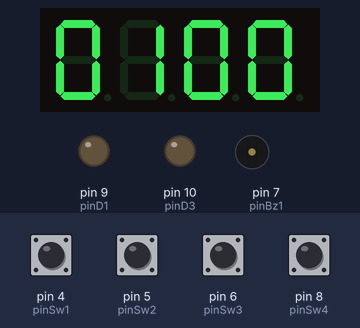
Bench run of a sketch on a simulated Arduino Uno, built with avr-gcc and run on an emulated ATmega328P. Parts: 4-digit seven-segment display, output pins drawn as LEDs (lit = HIGH), buzzer (waves = sounding). Dashed ring = blinking. The test bench sets the inputs (shaded band); at power-on: pin 4 (pinSw1), pin 5 (pinSw2), pin 6 (pinSw3), pin 8 (pinSw4) LOW.

Above: at 1.2 s.
1.3 s: pin 6 (pinSw3) pulled HIGH for 0.15 s
At 2.18 s:
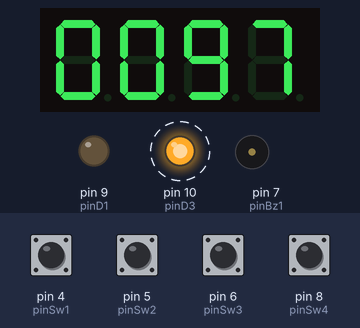
4.0 s: pin 8 (pinSw4) pulled HIGH for 0.15 s
At 6.0 s:
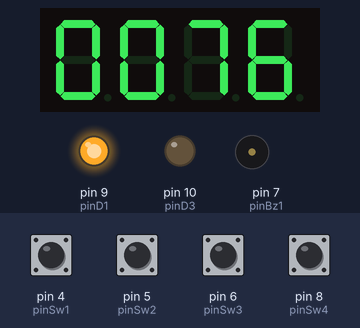
6.5 s: pin 4 (pinSw1) pulled HIGH for 0.15 s
At 8.2 s:
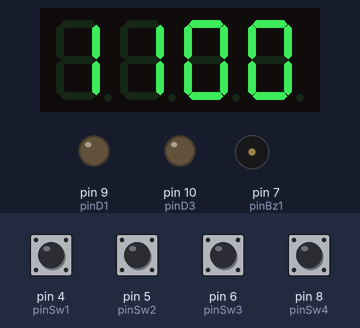
8.5 s: pin 5 (pinSw2) pulled HIGH for 0.15 s
At 9.5 s:
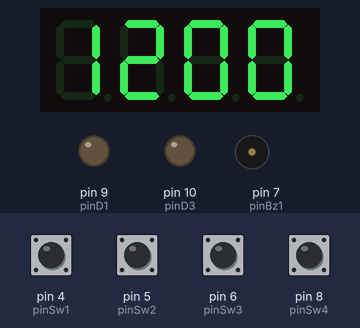
10.5 s: pin 4 (pinSw1) pulled HIGH for 1 s
At 12.0 s:
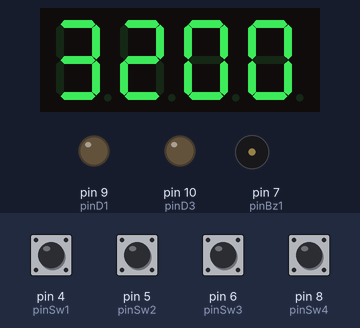
13.1 s: pin 5 (pinSw2) pulled HIGH for 1 s
At 15.5 s:
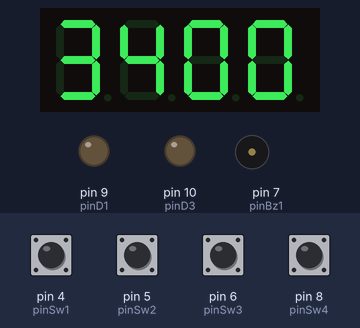
Timing chart, 0 to 16.7 s (numbered marks = the images above; inputs shaded):
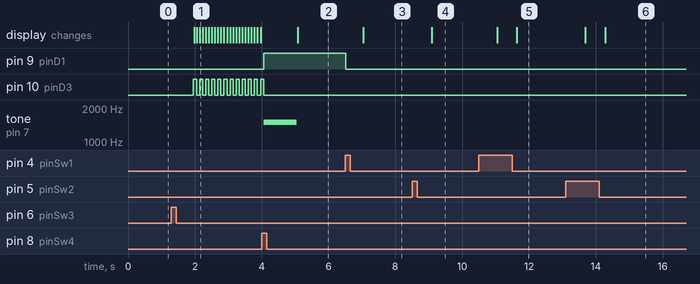

Measured:
- after the input at 1.3 s, pin 10 (pinD3): alternates HIGH for 0.09 s and LOW for 0.09 s, starting after 0.66 s; the display: first changes after 0.68 s (image 1 shows a later state)
- after the input at 4.0 s, pin 9 (pinD1): LOW → HIGH after 0.06 s; pin 10 (pinD3): goes on until 4.1 s, then stays LOW; tone on pin 7 (pinBz1): silent → 1500 Hz after 0.06 s, → silent 1.0 s later
- after the input at 6.5 s, pin 9 (pinD1): HIGH → LOW at once; the display: changes after 0.54 s (image 3)
- after the input at 8.5 s, the display: changes after 0.59 s (image 4)
- after the input at 10.5 s, the display: first changes after 0.55 s (image 5 shows a later state)
- after the input at 13.1 s, the display: first changes after 0.59 s (image 6 shows a later state)

The sketch:

boum.ino
```cpp
#include <TM1637Display.h>
#include "pitches.h"
#include "themes.h"

// Module connection pins (Digital Pins)
#define CLK 2
#define DIO 3

// The amount of time (in milliseconds) between tests
#define TEST_DELAY 70

TM1637Display display(CLK, DIO);
const int resetValue = 100;
int currentDelay = resetValue;
int currentD1State = false;
int currentD3State = true;
int count = currentDelay;
bool started = false;
uint8_t data[] = {0, 0, 0, 0};
const int pinSw1 = 4; // Push Button 1
const int pinSw2 = 5; // Push Button 2
const int pinSw3 = 6; // Push Button 3
const int pinSw4 = 8; // Push Button 4
const int pinBz1 = 7; // Buzzer 1
const int pinD1 = 9;  // LED 1 (Green)
const int pinD3 = 10; // LED 2 (Red)
int resetAndRestartBtState = 0;
int increase1BtState = 0;
int increase2BtState = 0;
int abortBtState = 0;

// notes in the failMelody:
int failMelody[] = {
  NOTE_C4, NOTE_G3, NOTE_G3, NOTE_A3, NOTE_G3, 0, NOTE_B3, NOTE_C4
};

// note durations: 4 = quarter note, 8 = eighth note, etc.:
int noteDurations[] = {
  4, 8, 8, 4, 4, 4, 4, 4
};

void setup() {
    pinMode(pinSw1, INPUT);
    pinMode(pinSw2, INPUT);
    pinMode(pinSw3, INPUT);
    pinMode(pinSw4, INPUT);
    pinMode(pinBz1, OUTPUT);
    pinMode(pinD1, OUTPUT);
    pinMode(pinD3, OUTPUT);
}

void loop() {
  display.setBrightness(0x0f);
  if (started) {
    currentD1State = !currentD1State;
    if (currentD1State) {
      digitalWrite(pinD3, HIGH);
    } else {
      digitalWrite(pinD3, LOW);
    }
  }

  increase1BtState = digitalRead(pinSw1);
  increase2BtState = digitalRead(pinSw2);
  resetAndRestartBtState = digitalRead(pinSw3);
  abortBtState = digitalRead(pinSw4);

  if (resetAndRestartBtState == HIGH) {
    count = currentDelay;
    digitalWrite(pinD1, LOW);
    started = true;
    delay(500);
  }
  if (abortBtState == HIGH && started) {
    started = false;
    noTone(pinBz1);
    digitalWrite(pinD1, HIGH);
    digitalWrite(pinD3, LOW);
    tone(pinBz1,1500);
    delay(1000);
    noTone(pinBz1);
  }
  if (increase1BtState == HIGH) {
    currentDelay +=1000;
    count = currentDelay;
    started = false;
    noTone(pinBz1);
    digitalWrite(pinD1, LOW);
    delay(500);
  }
  if (increase2BtState == HIGH) {
    currentDelay +=100;
    count = currentDelay;
    started = false;
    noTone(pinBz1);
    digitalWrite(pinD1, LOW);
    delay(500);
  }

  if (currentDelay > 10000) {
    currentDelay -=10000;
  }
  if (currentDelay == 10000) {
    currentDelay = resetValue;
  }
  if (currentDelay <= 0) {
    currentDelay = 0;
  }
  data[3] = display.encodeDigit(count/1 % 10);
  data[2] = display.encodeDigit(count/10 % 10);
  data[1] = display.encodeDigit(count/100 % 10);
  data[0] = display.encodeDigit(count/1000 % 10);
  display.setSegments(data);
  if (count <= 0 && started) {
    digitalWrite(pinD1, LOW);
    digitalWrite(pinD3, HIGH);
    for (int i = 0;i < 5;i++) {
      for (int thisNote = 0; thisNote < 8; thisNote++) {
        int noteDuration = 1000 / MarioUW_duration[thisNote];
        tone(pinBz1, MarioUW_note[thisNote], noteDuration);

        int pauseBetweenNotes = noteDuration * 1.30;
        delay(pauseBetweenNotes);
        noTone(pinBz1);
      }
      delay(300);
    }
  started = false;
  currentD1State = false;
  count = currentDelay;
  }
  if(started){
    count--;
  }

  delay(TEST_DELAY);
}
```

pitches.h
```cpp
/*************************************************
 * Public Constants
 *************************************************/

#define NOTE_B0  31
#define NOTE_C1  33
#define NOTE_CS1 35
#define NOTE_D1  37
#define NOTE_DS1 39
#define NOTE_E1  41
#define NOTE_F1  44
#define NOTE_FS1 46
#define NOTE_G1  49
#define NOTE_GS1 52
#define NOTE_A1  55
#define NOTE_AS1 58
#define NOTE_B1  62
#define NOTE_C2  65
#define NOTE_CS2 69
#define NOTE_D2  73
#define NOTE_DS2 78
#define NOTE_E2  82
#define NOTE_F2  87
#define NOTE_FS2 93
#define NOTE_G2  98
#define NOTE_GS2 104
#define NOTE_A2  110
#define NOTE_AS2 117
#define NOTE_B2  123
#define NOTE_C3  131
#define NOTE_CS3 139
#define NOTE_D3  147
#define NOTE_DS3 156
#define NOTE_E3  165
#define NOTE_F3  175
#define NOTE_FS3 185
#define NOTE_G3  196
#define NOTE_GS3 208
#define NOTE_A3  220
#define NOTE_AS3 233
#define NOTE_B3  247
#define NOTE_C4  262
#define NOTE_CS4 277
#define NOTE_D4  294
#define NOTE_DS4 311
#define NOTE_E4  330
#define NOTE_F4  349
#define NOTE_FS4 370
#define NOTE_G4  392
#define NOTE_GS4 415
#define NOTE_A4  440
#define NOTE_AS4 466
#define NOTE_B4  494
#define NOTE_C5  523
#define NOTE_CS5 554
#define NOTE_D5  587
#define NOTE_DS5 622
#define NOTE_E5  659
#define NOTE_F5  698
#define NOTE_FS5 740
#define NOTE_G5  784
#define NOTE_GS5 831
#define NOTE_A5  880
#define NOTE_AS5 932
#define NOTE_B5  988
#define NOTE_C6  1047
#define NOTE_CS6 1109
#define NOTE_D6  1175
#define NOTE_DS6 1245
#define NOTE_E6  1319
#define NOTE_F6  1397
#define NOTE_FS6 1480
#define NOTE_G6  1568
#define NOTE_GS6 1661
#define NOTE_A6  1760
#define NOTE_AS6 1865
#define NOTE_B6  1976
#define NOTE_C7  2093
#define NOTE_CS7 2217
#define NOTE_D7  2349
#define NOTE_DS7 2489
#define NOTE_E7  2637
#define NOTE_F7  2794
#define NOTE_FS7 2960
#define NOTE_G7  3136
#define NOTE_GS7 3322
#define NOTE_A7  3520
#define NOTE_AS7 3729
#define NOTE_B7  3951
#define NOTE_C8  4186
#define NOTE_CS8 4435
#define NOTE_D8  4699
#define NOTE_DS8 4978
```

themes.h
```cpp
/*
 * The themes given below were converted from the piano sheet music
 * Code by : B.Aswinth Raj
 * Dated: 15-06-2017
 * Website: CircuitDigest.com
 */

//##############**"HE IS A PIRATE" Theme song of Pirates of caribbean**##############//
int Pirates_note[] = {
NOTE_D4, NOTE_D4, NOTE_D4, NOTE_D4, NOTE_D4, NOTE_D4, NOTE_D4, NOTE_D4,
NOTE_D4, NOTE_D4, NOTE_D4, NOTE_D4, NOTE_D4, NOTE_D4, NOTE_D4, NOTE_D4,
NOTE_D4, NOTE_D4, NOTE_D4, NOTE_D4, NOTE_D4, NOTE_D4, NOTE_D4, NOTE_D4,
NOTE_A3, NOTE_C4, NOTE_D4, NOTE_D4, NOTE_D4, NOTE_E4, NOTE_F4, NOTE_F4,
NOTE_F4, NOTE_G4, NOTE_E4, NOTE_E4, NOTE_D4, NOTE_C4, NOTE_C4, NOTE_D4,
0, NOTE_A3, NOTE_C4, NOTE_B3, NOTE_D4, NOTE_B3, NOTE_E4, NOTE_F4,
NOTE_F4, NOTE_C4, NOTE_C4, NOTE_C4, NOTE_C4, NOTE_D4, NOTE_C4,
NOTE_D4, 0, 0, NOTE_A3, NOTE_C4, NOTE_D4, NOTE_D4, NOTE_D4, NOTE_F4,
NOTE_G4, NOTE_G4, NOTE_G4, NOTE_A4, NOTE_A4, NOTE_A4, NOTE_A4, NOTE_G4,
NOTE_A4, NOTE_D4, 0, NOTE_D4, NOTE_E3, NOTE_F4, NOTE_F4, NOTE_G4, NOTE_A4,
NOTE_D4, 0, NOTE_D4, NOTE_F4, NOTE_E4, NOTE_E4, NOTE_F4, NOTE_D4
};
int Pirates_duration[] = {
4,8,4,8,4,8,8,8,8,4,8,4,8,4,8,8,8,8,4,8,4,8,
4,8,8,8,8,4,4,8,8,4,4,8,8,4,4,8,8,
8,4,8,8,8,4,4,8,8,4,4,8,8,4,4,8,4,
4,8,8,8,8,4,4,8,8,4,4,8,8,4,4,8,8,
8,4,8,8,8,4,4,4,8,4,8,8,8,4,4,8,8
};
//###########End of He is a Pirate song#############//


//##############**"Crazy Frog" song of Crazy frog album**##############//
int CrazyFrog_note[] = {
  NOTE_D4, 0, NOTE_F4, NOTE_D4, 0, NOTE_D4, NOTE_G4, NOTE_D4, NOTE_C4,
  NOTE_D4, 0, NOTE_A4, NOTE_D4, 0, NOTE_D4, NOTE_AS4, NOTE_A4, NOTE_F4,
  NOTE_D4, NOTE_A4, NOTE_D5, NOTE_D4, NOTE_C4, 0, NOTE_C4, NOTE_A3, NOTE_E4, NOTE_D4,
  0,NOTE_D4,NOTE_D4
};
int CrazyFrog_duration[] = {
  8, 8, 6, 16, 16, 16, 8, 8, 8,
  8, 8, 6, 16, 16, 16, 8, 8, 8,
  8, 8, 8, 16, 16, 16, 16, 8, 8, 2,
  8,4,4
};
//###########End of Crazy Frog#############//


//##############**"Mario underworld" **##############//
int MarioUW_note[] = {
  NOTE_C4, NOTE_C5, NOTE_A3, NOTE_A4,NOTE_AS3, NOTE_AS4, 0, 0,
  NOTE_C4, NOTE_C5, NOTE_A3, NOTE_A4, NOTE_AS3, NOTE_AS4, 0,0,
  NOTE_F3, NOTE_F4, NOTE_D3, NOTE_D4,NOTE_DS3, NOTE_DS4, 0, 0,
  NOTE_F3, NOTE_F4, NOTE_D3, NOTE_D4,NOTE_DS3, NOTE_DS4, 0,
  0, NOTE_DS4, NOTE_CS4, NOTE_D4,
  NOTE_CS4, NOTE_DS4, NOTE_DS4, NOTE_GS3, NOTE_G3, NOTE_CS4,
  NOTE_C4, NOTE_FS4, NOTE_F4, NOTE_E3, NOTE_AS4, NOTE_A4,
  NOTE_GS4, NOTE_DS4, NOTE_B3,  NOTE_AS3, NOTE_A3, NOTE_GS3,0, 0, 0
};
int MarioUW_duration[] = {
 12, 12, 12, 12,12, 12, 6,3,
 12, 12, 12, 12, 12, 12, 6, 3,
 12, 12, 12, 12, 12, 12, 6,
 3, 12, 12, 12, 12,
 12, 12, 6, 6, 18, 18, 18,
 6, 6, 6, 6,6, 6,
 18, 18, 18, 18, 18, 18, 10, 10, 10,
 10, 10, 10, 3, 3, 3
};
//###########End of Mario underworld#############//


//##############**"Titanic" **##############//
int Titanic_note[] = {
NOTE_E4, NOTE_B4, NOTE_E5, NOTE_E5, NOTE_E5, NOTE_B4, NOTE_E4, NOTE_E4, NOTE_B4, NOTE_E5, NOTE_E5, NOTE_E5, NOTE_B4, NOTE_E4, NOTE_E4, NOTE_B4, NOTE_E5, NOTE_E5, NOTE_E5, NOTE_B4, NOTE_E4,
NOTE_E4, NOTE_B4, NOTE_E5, NOTE_E5, NOTE_E5, NOTE_D5, NOTE_E4, NOTE_B4, NOTE_E5, NOTE_E5, NOTE_E5, NOTE_B4, NOTE_E4, NOTE_E4, NOTE_B4, NOTE_E5, NOTE_E5, NOTE_E5, NOTE_B4, NOTE_F5,
NOTE_E4, NOTE_B4, NOTE_E5, NOTE_E5, NOTE_E5, NOTE_B4, NOTE_E4,
NOTE_E4, NOTE_B4, NOTE_E5, NOTE_E5, NOTE_E5, NOTE_D5, NOTE_E5, NOTE_E4, NOTE_E4, NOTE_E4, NOTE_D4, NOTE_B3, NOTE_E4, NOTE_E4, NOTE_E4, NOTE_B3, NOTE_E4,
NOTE_D4, NOTE_E4, NOTE_F4, NOTE_G4, NOTE_F4, NOTE_E4, NOTE_E4, NOTE_E4, NOTE_E4


};
int Titanic_duration[] = {
8,8,8,8,8,8,4,8,8,8,8,8,8,4,8,8,8,8,8,8,4,8,8,8,8,4,4,8,8,8,8,8,8,4,8,8,8,8,8,8,4,8,8,8,8,8,8,1,
8,8,8,8,4,4,4,8,4,4,8,8,8,8,4,8,8,4,8,4,8,8,4,8,4,1


};
//###########End of Titanic#############//
```
